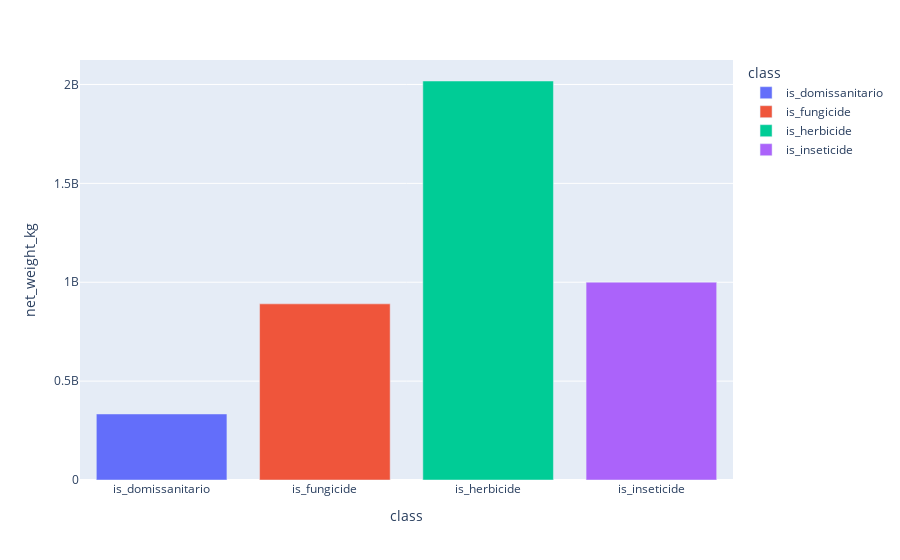

Notebook cell for this chart:
### Code cell
fig = px.bar(
    df_grouped_classes,
    x="class",
    y="net_weight_kg",
    color="class"
)

fig.show()  # TODO padronize colors

### Figure 1 — Plotly figure (JSON) as saved in the notebook; plotly's stock layout.template omitted (floating-point values rounded to 4 significant figures)
{"data": [{"alignmentgroup": "True", "hovertemplate": "class=%{x}<br>net_weight_kg=%{y}<extra></extra>", "legendgroup": "is_domissanitario", "marker": {"color": "#636efa", "pattern": {"shape": ""}}, "name": "is_domissanitario", "offsetgroup": "is_domissanitario", "orientation": "v", "showlegend": true, "textposition": "auto", "type": "bar", "x": ["is_domissanitario"], "xaxis": "x", "y": [333884344], "yaxis": "y"}, {"alignmentgroup": "True", "hovertemplate": "class=%{x}<br>net_weight_kg=%{y}<extra></extra>", "legendgroup": "is_fungicide", "marker": {"color": "#EF553B", "pattern": {"shape": ""}}, "name": "is_fungicide", "offsetgroup": "is_fungicide", "orientation": "v", "showlegend": true, "textposition": "auto", "type": "bar", "x": ["is_fungicide"], "xaxis": "x", "y": [890656232], "yaxis": "y"}, {"alignmentgroup": "True", "hovertemplate": "class=%{x}<br>net_weight_kg=%{y}<extra></extra>", "legendgroup": "is_herbicide", "marker": {"color": "#00cc96", "pattern": {"shape": ""}}, "name": "is_herbicide", "offsetgroup": "is_herbicide", "orientation": "v", "showlegend": true, "textposition": "auto", "type": "bar", "x": ["is_herbicide"], "xaxis": "x", "y": [2017611180], "yaxis": "y"}, {"alignmentgroup": "True", "hovertemplate": "class=%{x}<br>net_weight_kg=%{y}<extra></extra>", "legendgroup": "is_inseticide", "marker": {"color": "#ab63fa", "pattern": {"shape": ""}}, "name": "is_inseticide", "offsetgroup": "is_inseticide", "orientation": "v", "showlegend": true, "textposition": "auto", "type": "bar", "x": ["is_inseticide"], "xaxis": "x", "y": [1000382004], "yaxis": "y"}], "layout": {"barmode": "relative", "legend": {"title": {"text": "class"}, "tracegroupgap": 0}, "margin": {"t": 60}, "xaxis": {"anchor": "y", "categoryarray": ["is_domissanitario", "is_fungicide", "is_herbicide", "is_inseticide"], "categoryorder": "array", "domain": [0, 1], "title": {"text": "class"}}, "yaxis": {"anchor": "x", "domain": [0, 1], "title": {"text": "net_weight_kg"}}}}
